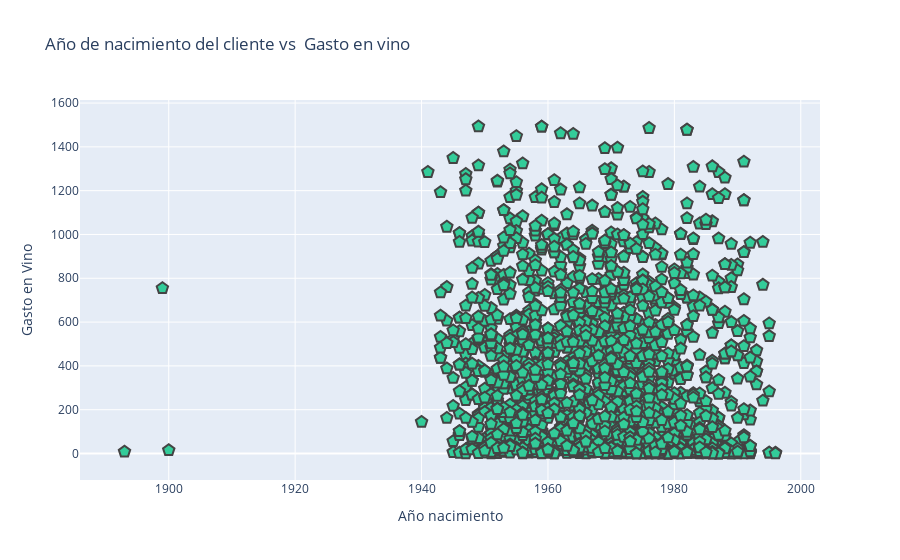

Notebook source saved alongside this figure:
### Markdown cell above
### Ejercicio 3
Utiliza `plotly` para realizar un gráfico de dispersión que permita visualizar la relación que existe entre las variables 'Year_Birth' y 'MntWines'.

### Code cell
data=[go.Scatter(x=mercadeo['Year_Birth'], 
                 y=mercadeo['MntWines'], 
                 mode='markers', 
                 marker= dict(size= 12, 
                               color= 'rgb(51,204,153)', 
                               symbol= 'pentagon', 
                               line= {'width':2} 
                               ) )] 
  
layout=go.Layout(title='Año de nacimiento del cliente vs  Gasto en vino', 
                 xaxis= {'title':'Año nacimiento'}  , 
                 yaxis= dict(title='Gasto en Vino'), 
                 hovermode= 'closest' ) 
  
fig= go.Figure(data=data , layout=layout) 

fig.show()

### Figure 1 — Plotly figure (JSON) as saved in the notebook; plotly's stock layout.template omitted (floating-point values rounded to 4 significant figures; data arrays with more than 128 entries replaced by an {"elided": "..."} marker saying what was removed)
{"data": [{"marker": {"color": "rgb(51,204,153)", "line": {"width": 2}, "size": 12, "symbol": "pentagon"}, "mode": "markers", "type": "scatter", "x": {"elided": "2240 int values"}, "y": {"elided": "2240 int values"}}], "layout": {"hovermode": "closest", "title": {"text": "Año de nacimiento del cliente vs  Gasto en vino"}, "xaxis": {"title": {"text": "Año nacimiento"}}, "yaxis": {"title": {"text": "Gasto en Vino"}}}}
